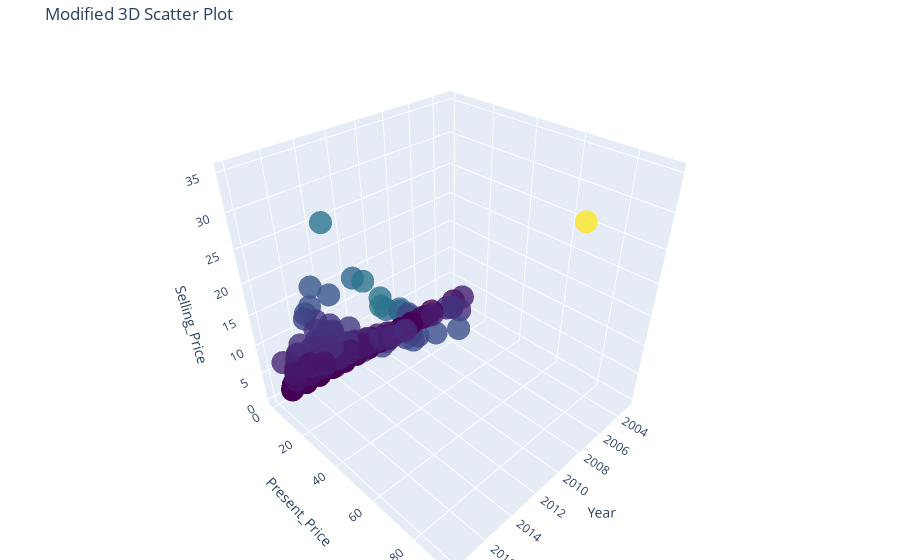

Write notebook code for a chart like this one.
### Code cell
fig = go.Figure(data=go.Scatter3d(
    x=df['Year'],
    y=df['Present_Price'],
    z=df['Selling_Price'],
    mode='markers',
    marker=dict(
        size=8,
        color=df['Present_Price'],  
        colorscale='Viridis',  
        opacity=0.8
    )
))

fig.update_layout(
    scene=dict(xaxis_title='Year', yaxis_title='Present_Price', zaxis_title='Selling_Price'),
    title='Modified 3D Scatter Plot',
    margin=dict(l=0, r=0, b=0, t=40)  
)

fig.show()

### Figure 1 — Plotly figure (JSON) as saved in the notebook; plotly's stock layout.template omitted (floating-point values rounded to 4 significant figures; data arrays with more than 128 entries replaced by an {"elided": "..."} marker saying what was removed)
{"data": [{"marker": {"color": {"elided": "299 float values"}, "colorscale": [[0, "#440154"], [0.1111, "#482878"], [0.2222, "#3e4989"], [0.3333, "#31688e"], [0.4444, "#26828e"], [0.5556, "#1f9e89"], [0.6667, "#35b779"], [0.7778, "#6ece58"], [0.8889, "#b5de2b"], [1, "#fde725"]], "opacity": 0.8, "size": 8}, "mode": "markers", "type": "scatter3d", "x": {"elided": "299 int values"}, "y": {"elided": "299 float values"}, "z": {"elided": "299 float values"}}], "layout": {"margin": {"b": 0, "l": 0, "r": 0, "t": 40}, "scene": {"xaxis": {"title": {"text": "Year"}}, "yaxis": {"title": {"text": "Present_Price"}}, "zaxis": {"title": {"text": "Selling_Price"}}}, "title": {"text": "Modified 3D Scatter Plot"}}}
